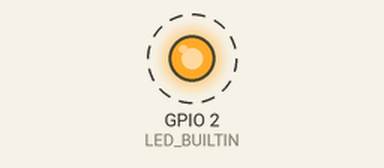
The sketch below on a simulated ESP8266 (NodeMCU). On the bench: output pins drawn as LEDs (lit = HIGH, except the on-board LED, lit = LOW). Dashed ring = blinking.

Above: at 0.5 s.
Timing chart, 0 to 4.6 s (numbered marks = the images above):
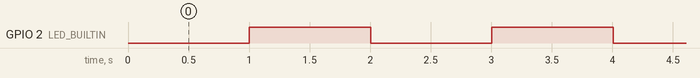

Measured:
- by itself, GPIO 2 (LED_BUILTIN): alternates HIGH for 1.0 s and LOW for 1.0 s

The sketch:

espnow_send.ino
```cpp
#include <elapsedMillis.h>
#include <ESP8266WiFi.h>
#include <espnow.h>


typedef struct __attribute__((packed)) {
  char serialData[64]; // Change the size according to your data needs
} MyData;

uint8_t recv_addr[] = {0xC8, 0xC9, 0xA3, 0x56, 0x98, 0x6F}; //esp8266 first brain
//uint8_t recv_addr[] = {0x30, 0x30, 0xF9, 0x34, 0x57, 0x28}; //esp32s3 xiao pcb brain
//uint8_t recv_addr[] = {0xFF, 0xFF, 0xFF, 0xFF, 0xFF, 0xFF}; //broadcast all

uint8_t recv_addrs[][6] = {
    {0xC8, 0xC9, 0xA3, 0x56, 0x98, 0x6F}, // jank brain (esp8266)
    {0x30, 0x30, 0xF9, 0x34, 0x57, 0x28}, // squirrelbrain 1 (esp32s3)
    {0x30, 0x30, 0xF9, 0x34, 0x5A, 0x44}, // squirrelbrain 2 (esp32s3)
    // use FF,FF,... to broadcast all
};
uint8_t num_recv = sizeof(recv_addrs) / sizeof(recv_addrs[0]);


elapsedMillis led_timer;
elapsedMillis printaddr_timer;
elapsedMillis send_timer;
elapsedMillis stick_timer;

int blink_period = 1000;

void OnDataSent(uint8_t *mac_addr, uint8_t sendStatus) {
  if (sendStatus == 0){
    blink_period = 0; //solid light indicates transmit success
  }else{
    blink_period = 200; //fast blink indicates transmit fail
  }
}


void setup() {
  Serial.begin(115200);
  Serial.swap(); //RX0 becomes GPIO13, labeled D7

  WiFi.mode(WIFI_STA);

  if(esp_now_init() == 0){
    esp_now_set_self_role(ESP_NOW_ROLE_CONTROLLER);
    esp_now_register_send_cb(OnDataSent);
    esp_now_add_peer(recv_addr, ESP_NOW_ROLE_SLAVE, 1, NULL, 0);
//    for (uint8_t i = 0; i < num_recv; i++) {
//      esp_now_add_peer(recv_addrs[i], ESP_NOW_ROLE_SLAVE, 1, NULL, 0);
//    }
  }

  pinMode(LED_BUILTIN, OUTPUT);
}


void loop() {

  if(blink_period == 0){
    digitalWrite(LED_BUILTIN, LOW); //LED is active low
    led_timer = 0;
  }else if(led_timer > blink_period){
    digitalWrite(LED_BUILTIN, !digitalRead(LED_BUILTIN));
    led_timer = 0;
  }

  if (Serial.available()) {
    String serialInput = Serial.readStringUntil('\n'); // Read a line terminated by '\n'


    MyData myData;
    memset(&myData, 0, sizeof(myData));
    serialInput.toCharArray(myData.serialData, sizeof(myData.serialData));

    esp_now_send(recv_addr, (uint8_t *)&myData, sizeof(myData));
//    for (uint8_t i = 0; i < num_recv; i++) {
//      esp_now_send(recv_addrs[i], (uint8_t *)&myData, sizeof(myData));
//    }

  }else{
    blink_period = 1000; //long blink for no input data
  }

}
```
